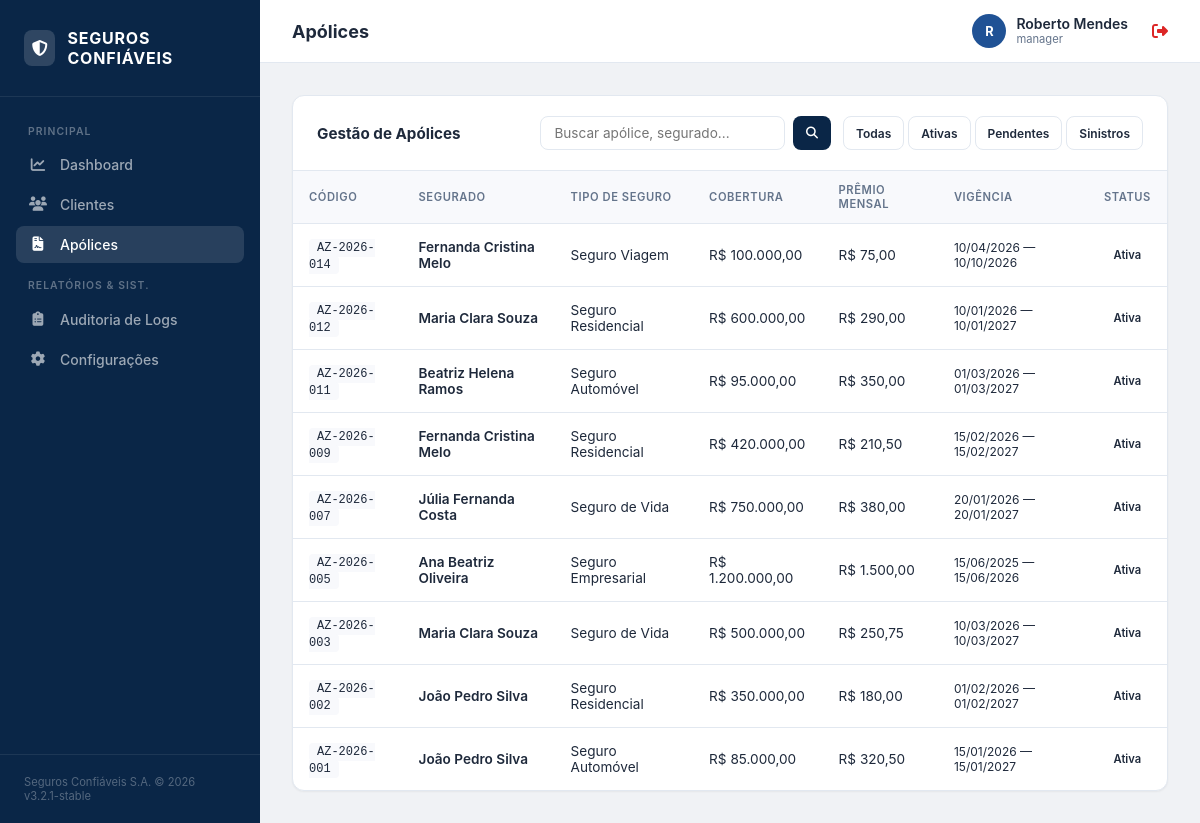
The app's page /policies.php?status=Ativa (signed in) with its own data.
### tables this page shows
CREATE TABLE IF NOT EXISTS apolices (
    id INT AUTO_INCREMENT PRIMARY KEY,
    codigo VARCHAR(20),
    cliente_id INT,
    tipo VARCHAR(100),
    valor_cobertura DECIMAL(12,2),
    premio_mensal DECIMAL(10,2),
    status VARCHAR(30) DEFAULT 'Ativa',
    data_inicio DATE,
    data_fim DATE,
    observacoes TEXT,
    FOREIGN KEY (cliente_id) REFERENCES clientes(id)
);

CREATE TABLE IF NOT EXISTS clientes (
    id INT AUTO_INCREMENT PRIMARY KEY,
    nome VARCHAR(255),
    email VARCHAR(255),
    cpf VARCHAR(20),
    telefone VARCHAR(20),
    endereco VARCHAR(255),
    foto VARCHAR(255),
    created_at DATETIME DEFAULT CURRENT_TIMESTAMP
);

### includes/db.php (called while the page is built, shortened)
<?php
function badgeClass($status) {
    switch($status) {
        case 'Ativa': return 'badge-success';
    }
}
?>

### policies.php (the view, shortened to what this page needs)
<?php
require_once 'includes/db.php';
$search = $_GET['q'] ?? '';
$filter = $_GET['status'] ?? '';
$sql = "SELECT a.*, c.nome as segurado FROM apolices a JOIN clientes c ON a.cliente_id = c.id WHERE 1=1";
if ($filter) {
    $sql .= " AND a.status = '$filter'";
}
$sql .= " ORDER BY a.id DESC";
$result = $mysqli->query($sql);
include 'includes/layout/header.php';
include 'includes/layout/sidebar.php';
include 'includes/layout/topbar.php';
?>
<div class="card">
    <div class="card-header">
        <h3 class="card-title">Gestão de Apólices</h3>
        <div style="display: flex; gap: 0.75rem;">
            <form method="GET" class="search-box">
                <input type="text" name="q" placeholder="Buscar apólice, segurado..." value="<?= htmlspecialchars($search) ?>">
                <button type="submit" class="btn btn-primary btn-sm"><i class="fas fa-search"></i></button>
            </form>
            <div style="display: flex; gap: 4px;">
                <a href="policies.php" class="btn btn-outline btn-sm <?= !$filter ? 'btn-primary' : '' ?>">Todas</a>
                <a href="policies.php?status=Ativa" class="btn btn-outline btn-sm">Ativas</a>
                <a href="policies.php?status=Pendente" class="btn btn-outline btn-sm">Pendentes</a>
                <a href="policies.php?status=Sinistro" class="btn btn-outline btn-sm">Sinistros</a>
            </div>
        </div>
    </div>
    <div class="card-body" style="padding: 0;">
        <div class="table-wrapper">
            <table>
                <thead>
                    <tr>
                        <th>Código</th>
                        <th>Segurado</th>
                        <th>Tipo de Seguro</th>
                        <th>Cobertura</th>
                        <th>Prêmio Mensal</th>
                        <th>Vigência</th>
                        <th>Status</th>
                    </tr>
                </thead>
                <tbody>
                    <?php if ($result && $result->num_rows > 0): ?>
                        <?php while ($row = $result->fetch_assoc()): ?>
                        <tr>
                            <td><code style="background: var(--surface-alt); padding: 2px 8px; border-radius: 4px; font-size: 0.75rem;"><?= htmlspecialchars($row['codigo']) ?></code></td>
                            <td style="font-weight: 600;"><?= htmlspecialchars($row['segurado']) ?></td>
                            <td><?= htmlspecialchars($row['tipo']) ?></td>
                            <td>R$ <?= number_format($row['valor_cobertura'], 2, ',', '.') ?></td>
                            <td>R$ <?= number_format($row['premio_mensal'], 2, ',', '.') ?></td>
                            <td style="font-size: 0.75rem;">
                                <?= date('d/m/Y', strtotime($row['data_inicio'] ?? '')) ?> — <?= date('d/m/Y', strtotime($row['data_fim'] ?? '')) ?>
                            </td>
                            <td><span class="badge <?= badgeClass($row['status']) ?>"><?= htmlspecialchars($row['status']) ?></span></td>
                        </tr>
                        <?php endwhile; ?>
                    <?php endif; ?>
                </tbody>
            </table>
        </div>
    </div>
</div>
<?php include 'includes/layout/footer.php'; ?>

### assets/css/style.css (style rules this page uses)
:root { --primary: #0a2647; --primary-light: #144272; --accent: #205295; --accent-light: #2c74b3; --success: #059669; --warning: #d97706; --danger: #dc2626; --info: #0284c7; --bg: #f0f2f5; --surface: #ffffff; --surface-alt: #f8f9fc; --text: #1e293b; --text-muted: #64748b; --text-light: #94a3b8; --border: #e2e8f0; --shadow-sm: 0 1px 2px 0 rgb(0 0 0 / 0.05); --shadow: 0 1px 3px 0 rgb(0 0 0 / 0.1), 0 1px 2px -1px rgb(0 0 0 / 0.1); --shadow-md: 0 4px 6px -1px rgb(0 0 0 / 0.1), 0 2px 4px -2px rgb(0 0 0 / 0.1); --radius: 8px; --radius-lg: 12px; }
*, *::before, *::after { margin: 0; padding: 0; box-sizing: border-box; }
body { font-family: 'Inter', -apple-system, system-ui, sans-serif; background: var(--bg); color: var(--text); -webkit-font-smoothing: antialiased; }
a { color: inherit; text-decoration: none; }
.card { background: white; border: 1px solid var(--border); border-radius: var(--radius-lg); box-shadow: var(--shadow-sm); }
.card-header { padding: 1.25rem 1.5rem; border-bottom: 1px solid var(--border); display: flex; justify-content: space-between; align-items: center; }
.card-title { font-size: 0.95rem; font-weight: 700; }
.card-body { padding: 1.5rem; }
.table-wrapper { overflow-x: auto; }
table { width: 100%; border-collapse: collapse; }
thead th { text-align: left; padding: 0.75rem 1rem; font-size: 0.7rem; font-weight: 600; text-transform: uppercase; letter-spacing: 0.05em; color: var(--text-muted); border-bottom: 1px solid var(--border); background: var(--surface-alt); }
tbody td { padding: 0.875rem 1rem; font-size: 0.85rem; border-bottom: 1px solid var(--border); vertical-align: middle; }
tbody tr:last-child td { border-bottom: none; }
.badge { display: inline-block; padding: 0.2rem 0.6rem; border-radius: 50px; font-size: 0.7rem; font-weight: 600; }
.btn { display: inline-flex; align-items: center; gap: 8px; padding: 0.55rem 1.1rem; border-radius: var(--radius); font-size: 0.8rem; font-weight: 600; font-family: inherit; cursor: pointer; border: 1px solid transparent; transition: all 0.15s; }
.btn-primary { background: var(--primary); color: white; }
.btn-outline { background: white; border-color: var(--border); color: var(--text); }
.btn-sm { padding: 0.35rem 0.75rem; font-size: 0.75rem; }
.search-box { display: flex; gap: 0.5rem; max-width: 350px; }
.search-box input { flex: 1; padding: 0.5rem 0.85rem; border: 1px solid var(--border); border-radius: var(--radius); font-size: 0.85rem; font-family: inherit; }

### records on screen
apolices: codigo "AZ-2026-014", cliente.nome "Fernanda Cristina Melo", tipo "Seguro Viagem", valor_cobertura "100.000,00", premio_mensal "75,00", data_inicio "10/04/2026", data_fim "10/10/2026", status "Ativa"
apolices: codigo "AZ-2026-012", cliente.nome "Maria Clara Souza", tipo "Seguro Residencial", valor_cobertura "600.000,00", premio_mensal "290,00", data_inicio "10/01/2026", data_fim "10/01/2027", status "Ativa"
apolices: codigo "AZ-2026-011", cliente.nome "Beatriz Helena Ramos", tipo "Seguro Automóvel", valor_cobertura "95.000,00", premio_mensal "350,00", data_inicio "01/03/2026", data_fim "01/03/2027", status "Ativa"
apolices: codigo "AZ-2026-009", cliente.nome "Fernanda Cristina Melo", tipo "Seguro Residencial", valor_cobertura "420.000,00", premio_mensal "210,50", data_inicio "15/02/2026", data_fim "15/02/2027", status "Ativa"
apolices: codigo "AZ-2026-007", cliente.nome "Júlia Fernanda Costa", tipo "Seguro de Vida", valor_cobertura "750.000,00", premio_mensal "380,00", data_inicio "20/01/2026", data_fim "20/01/2027", status "Ativa"
apolices: codigo "AZ-2026-005", cliente.nome "Ana Beatriz Oliveira", tipo "Seguro Empresarial", valor_cobertura "1.200.000,00", premio_mensal "1.500,00", data_inicio "15/06/2025", data_fim "15/06/2026", status "Ativa"
apolices: codigo "AZ-2026-003", cliente.nome "Maria Clara Souza", tipo "Seguro de Vida", valor_cobertura "500.000,00", premio_mensal "250,75", data_inicio "10/03/2026", data_fim "10/03/2027", status "Ativa"
apolices: codigo "AZ-2026-002", cliente.nome "João Pedro Silva", tipo "Seguro Residencial", valor_cobertura "350.000,00", premio_mensal "180,00", data_inicio "01/02/2026", data_fim "01/02/2027", status "Ativa"
apolices: codigo "AZ-2026-001", cliente.nome "João Pedro Silva", tipo "Seguro Automóvel", valor_cobertura "85.000,00", premio_mensal "320,50", data_inicio "15/01/2026", data_fim "15/01/2027", status "Ativa"

### other values on screen
$pageTitle "Apólices"
substr($_SESSION['user'] ?? 'U', 0, 1) "R"
$_SESSION['user'] "Roberto Mendes"
$_SESSION['role'] "manager"
